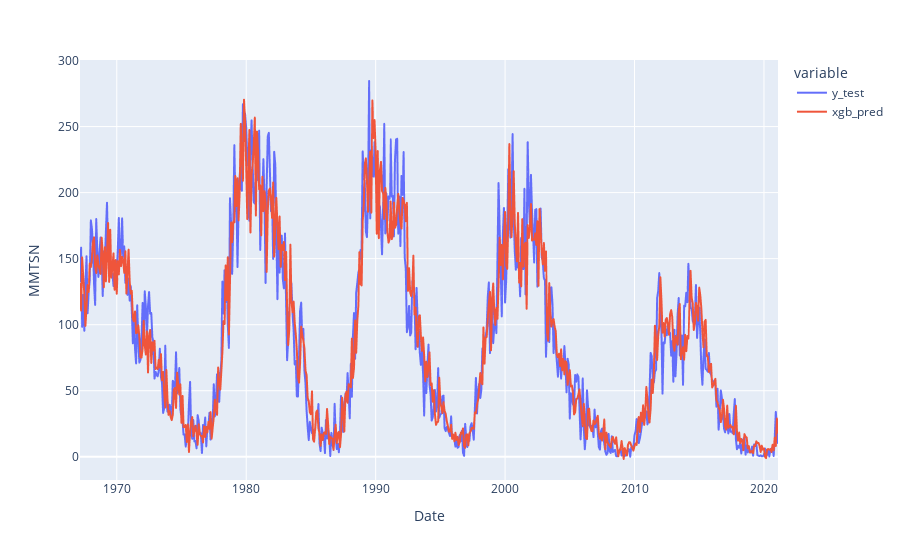

The code cell stored with this chart in its notebook:
### Code cell
fig = px.line(df_pred_xgb, labels={'value':"MMTSN"})
fig.show()

### Figure 1 — Plotly figure (JSON) as saved in the notebook; plotly's stock layout.template omitted (floating-point values rounded to 4 significant figures; data arrays with more than 128 entries replaced by an {"elided": "..."} marker saying what was removed)
{"data": [{"hovertemplate": "variable=y_test<br>Date=%{x}<br>MMTSN=%{y}<extra></extra>", "legendgroup": "y_test", "line": {"color": "#636efa", "dash": "solid"}, "marker": {"symbol": "circle"}, "mode": "lines", "name": "y_test", "showlegend": true, "type": "scattergl", "x": {"elided": "648 str values"}, "xaxis": "x", "y": {"elided": "648 float values"}, "yaxis": "y"}, {"hovertemplate": "variable=xgb_pred<br>Date=%{x}<br>MMTSN=%{y}<extra></extra>", "legendgroup": "xgb_pred", "line": {"color": "#EF553B", "dash": "solid"}, "marker": {"symbol": "circle"}, "mode": "lines", "name": "xgb_pred", "showlegend": true, "type": "scattergl", "x": {"elided": "648 str values"}, "xaxis": "x", "y": {"elided": "648 float values"}, "yaxis": "y"}], "layout": {"legend": {"title": {"text": "variable"}, "tracegroupgap": 0}, "margin": {"t": 60}, "xaxis": {"anchor": "y", "domain": [0, 1], "title": {"text": "Date"}}, "yaxis": {"anchor": "x", "domain": [0, 1], "title": {"text": "MMTSN"}}}}
